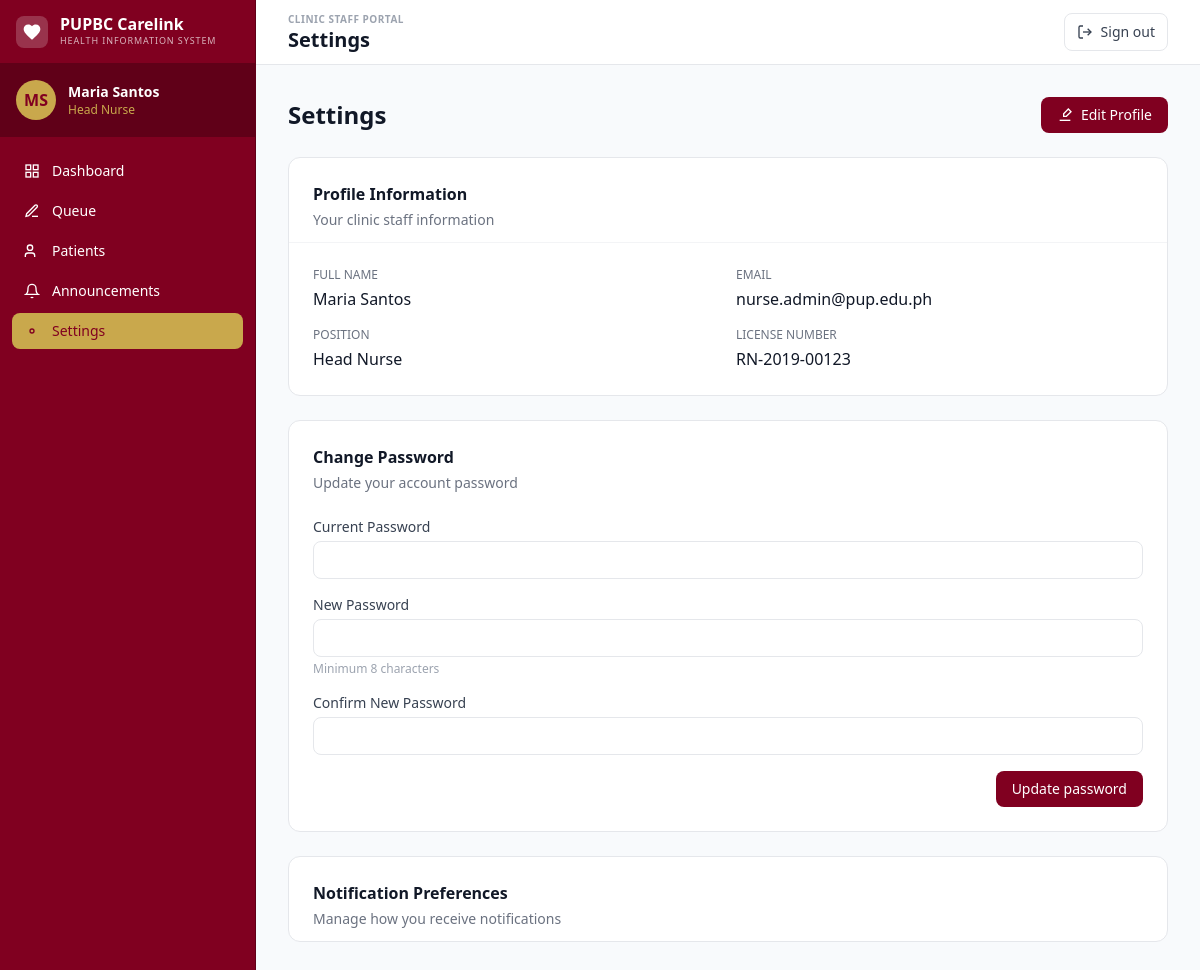
The page /pages/nurse/nurse_settings.php (signed in) on the database its author committed.
### tables this page shows
CREATE TABLE `nurses` (
  `id`             INT UNSIGNED  NOT NULL AUTO_INCREMENT,
  `user_id`        INT UNSIGNED  NOT NULL,
  `position`       VARCHAR(80)   NOT NULL DEFAULT 'Staff Nurse'
                   COMMENT 'Head Nurse / Senior Nurse / Staff Nurse / Clinic Nurse / School Nurse / Health Officer',
  `license_number` VARCHAR(50)   NULL DEFAULT NULL,
  `created_at`     DATETIME      NOT NULL DEFAULT CURRENT_TIMESTAMP,
  `updated_at`     DATETIME      NOT NULL DEFAULT CURRENT_TIMESTAMP
                                 ON UPDATE CURRENT_TIMESTAMP,
  PRIMARY KEY (`id`),
  UNIQUE KEY `uq_nurses_user_id` (`user_id`),
  CONSTRAINT `fk_nurses_user`
    FOREIGN KEY (`user_id`) REFERENCES `users` (`id`)
    ON DELETE CASCADE ON UPDATE CASCADE
);

CREATE TABLE `users` (
  `id`         INT UNSIGNED    NOT NULL AUTO_INCREMENT,
  `email`      VARCHAR(180)    NOT NULL,
  `password`   VARCHAR(255)    NOT NULL COMMENT 'bcrypt hash via password_hash()',
  `role`       ENUM('student','nurse') NOT NULL DEFAULT 'student',
  `first_name` VARCHAR(80)     NOT NULL,
  `last_name`  VARCHAR(80)     NOT NULL,
  `created_at` DATETIME        NOT NULL DEFAULT CURRENT_TIMESTAMP,
  `updated_at` DATETIME        NOT NULL DEFAULT CURRENT_TIMESTAMP
                               ON UPDATE CURRENT_TIMESTAMP,
  PRIMARY KEY (`id`),
  UNIQUE KEY `uq_users_email` (`email`)
);

### pages/nurse/nurse_settings.php (the view, shortened to what this page needs)
<?php
require_once '../../config/db_connect.php';
$nurse_id = $_SESSION['nurse_id'];
$stmt = mysqli_prepare($conn, "SELECT u.first_name, u.last_name, u.email, n.position, n.license_number FROM users u JOIN nurses n ON u.id = n.user_id WHERE n.id = ?");
mysqli_stmt_bind_param($stmt, "i", $nurse_id);
mysqli_stmt_execute($stmt);
$result = mysqli_stmt_get_result($stmt);
$nurse = mysqli_fetch_assoc($result);
$nurse_name = ($nurse['first_name'] ?? 'Nurse') . ' ' . ($nurse['last_name'] ?? '');
$nurse_position = $nurse['position'] ?? 'Head Nurse';
$nurse_email = $nurse['email'] ?? '';
$license_number = $nurse['license_number'] ?? 'N/A';
$initials = strtoupper(substr($nurse['first_name'] ?? 'N', 0, 1) . substr($nurse['last_name'] ?? '', 0, 1));
?>
<!DOCTYPE html>
<html lang="en">
<head>
    <script src="https://cdn.tailwindcss.com"></script>
</head>
<body class="font-sans antialiased text-gray-900">
    <aside class="hidden md:flex md:w-64 md:flex-col md:fixed md:inset-y-0 z-50 bg-[#800020] border-r border-[#600018]">
        <div class="flex h-16 items-center gap-3 px-4 border-b border-[#600018]">
            <div class="flex h-8 w-8 items-center justify-center rounded-lg bg-white/20">
                <svg xmlns="http://www.w3.org/2000/svg" class="h-5 w-5 text-white" viewBox="0 0 24 24" fill="currentColor"><path d="M12 21.35l-1.45-1.32C5.4 15.36 2 12.28 2 8.5 2 5.42 4.42 3 7.5 3c1.74 0 3.41.81 4.5 2.09C13.09 3.81 14.76 3 16.5 3 19.58 3 22 5.42 22 8.5c0 3.78-3.4 6.86-8.55 11.54L12 21.35z"/></svg>
            </div>
            <div>
                <div class="font-bold text-white leading-none">PUPBC Carelink</div>
                <div class="text-[9px] text-white/70 uppercase tracking-widest mt-0.5">Health Information System</div>
            </div>
        </div>
        <div class="flex items-center gap-3 px-4 py-4 border-b border-[#600018] bg-[#600018]">
            <div class="flex h-10 w-10 items-center justify-center rounded-full bg-[#c9a84c] text-[#800020] font-bold"><?php echo $initials; ?></div>
            <div><div class="text-sm font-semibold text-white"><?php echo htmlspecialchars($nurse_name); ?></div><div class="text-xs text-[#c9a84c]"><?php echo htmlspecialchars($nurse_position); ?></div></div>
        </div>
        <div class="flex-1 overflow-y-auto">
            <nav class="space-y-1 px-3 py-4">
                <a href="nurse_dashboard.php" class="flex items-center gap-3 rounded-lg px-3 py-2 text-sm font-medium text-white hover:bg-[#600018] transition-smooth">
                    <svg width="16" height="16" viewBox="0 0 24 24" fill="none" stroke="currentColor" stroke-width="2"><rect x="3" y="3" width="7" height="7"/><rect x="14" y="3" width="7" height="7"/><rect x="3" y="14" width="7" height="7"/><rect x="14" y="14" width="7" height="7"/></svg> Dashboard
                </a>
                <a href="nurse_queue.php" class="flex items-center gap-3 rounded-lg px-3 py-2 text-sm font-medium text-white hover:bg-[#600018] transition-smooth">
                    <svg width="16" height="16" viewBox="0 0 24 24" fill="none" stroke="currentColor" stroke-width="2"><path d="M12 20h9"/><path d="M16.5 3.5a2.121 2.121 0 0 1 3 3L7 19l-4 1 1-4L16.5 3.5z"/></svg> Queue
                </a>
                <a href="nurse_patients.php" class="flex items-center gap-3 rounded-lg px-3 py-2 text-sm font-medium text-white hover:bg-[#600018] transition-smooth">
                    <svg width="16" height="16" viewBox="0 0 24 24" fill="none" stroke="currentColor" stroke-width="2"><path d="M16 21v-2a4 4 0 0 0-4-4H6a4 4 0 0 0-4 4v2"/><circle cx="9" cy="7" r="4"/></svg> Patients
                </a>
                <a href="nurse_announcements.php" class="flex items-center gap-3 rounded-lg px-3 py-2 text-sm font-medium text-white hover:bg-[#600018] transition-smooth">
                    <svg width="16" height="16" viewBox="0 0 24 24" fill="none" stroke="currentColor" stroke-width="2"><path d="M18 8A6 6 0 0 0 6 8c0 7-3 9-3 9h18s-3-2-3-9"/><path d="M13.73 21a2 2 0 0 1-3.46 0"/></svg> Announcements
                </a>
                <a href="nurse_settings.php" class="flex items-center gap-3 rounded-lg px-3 py-2 text-sm font-medium bg-[#c9a84c] text-[#800020] transition-smooth">
                    <svg width="16" height="16" viewBox="0 0 24 24" fill="none" stroke="currentColor" stroke-width="2"><circle cx="12" cy="12" r="3"/></svg> Settings
                </a>
            </nav>
        </div>
    </aside>
    <div class="md:pl-64 flex flex-col min-h-screen">
        <header class="sticky top-0 z-40 bg-white border-b border-gray-200">
            <div class="flex h-16 items-center justify-between px-6 md:px-8">
                <div>
                    <div class="text-[10px] font-bold text-gray-400 tracking-wider uppercase">Clinic Staff Portal</div>
                    <h1 class="text-xl font-bold text-gray-900 leading-tight">Settings</h1>
                </div>
                <div class="flex items-center gap-5">
                    <a href="nurse_logout.php" class="hidden sm:flex items-center gap-2 rounded-lg border border-gray-200 px-3 py-2 text-sm font-medium text-gray-700 hover:bg-gray-50 transition-smooth">
                        <svg width="16" height="16" viewBox="0 0 24 24" fill="none" stroke="currentColor" stroke-width="2"><path d="M9 21H5a2 2 0 0 1-2-2V5a2 2 0 0 1 2-2h4"/><polyline points="16 17 21 12 16 7"/><line x1="21" y1="12" x2="9" y2="12"/></svg>
                        Sign out
                    </a>
                </div>
            </div>
        </header>
        <main class="flex-1 p-4 md:p-8 pb-20 md:pb-8">
            <div class="animate-fade-in max-w-4xl mx-auto">
                <div class="flex items-center justify-between mb-6">
                    <h1 class="text-2xl font-bold text-gray-900">Settings</h1>
                    <button onclick="openEditModal()" class="inline-flex items-center gap-2 rounded-lg bg-[#800020] px-4 py-2 text-sm font-medium text-white hover:bg-[#600018] transition-smooth">
                        <svg xmlns="http://www.w3.org/2000/svg" width="16" height="16" viewBox="0 0 24 24" fill="none" stroke="currentColor" stroke-width="2"><path d="M17 3l4 4-7 7H10v-4l7-7z"/><path d="M4 20h16"/></svg>
                        Edit Profile
                    </button>
                </div>
                <div class="rounded-xl border border-gray-200 bg-white shadow-card mb-6">
                    <div class="p-6 pb-3 border-b border-gray-100">
                        <h3 class="text-base font-semibold text-gray-900">Profile Information</h3>
                        <p class="text-sm text-gray-500 mt-1">Your clinic staff information</p>
                    </div>
                    <div class="p-6">
                        <div class="grid gap-4 md:grid-cols-2">
                            <div><label class="block text-xs font-medium text-gray-500 uppercase mb-1">Full Name</label><p class="text-gray-900 font-medium"><?php echo htmlspecialchars($nurse_name); ?></p></div>
                            <div><label class="block text-xs font-medium text-gray-500 uppercase mb-1">Email</label><p class="text-gray-900 font-medium"><?php echo htmlspecialchars($nurse_email); ?></p></div>
                            <div><label class="block text-xs font-medium text-gray-500 uppercase mb-1">Position</label><p class="text-gray-900 font-medium"><?php echo htmlspecialchars($nurse_position); ?></p></div>
                            <div><label class="block text-xs font-medium text-gray-500 uppercase mb-1">License Number</label><p class="text-gray-900 font-medium"><?php echo htmlspecialchars($license_number); ?></p></div>
                        </div>
                    </div>
                </div>
                <div class="rounded-xl border border-gray-200 bg-white shadow-card mb-6">
                    <div class="p-6 pb-3">
                        <h3 class="text-base font-semibold text-gray-900">Change Password</h3>
                        <p class="text-sm text-gray-500 mt-1">Update your account password</p>
                    </div>
                    <div class="p-6 pt-3">
                        <form method="POST" class="space-y-4">
                            <div><label class="block text-sm font-medium text-gray-700 mb-1">Current Password</label><input type="password" name="current_password" required class="w-full rounded-lg border border-gray-200 px-3 py-2 text-sm focus:outline-none focus:ring-2 focus:ring-[#800020]/20 focus:border-[#800020]"></div>
                            <div><label class="block text-sm font-medium text-gray-700 mb-1">New Password</label><input type="password" name="new_password" required class="w-full rounded-lg border border-gray-200 px-3 py-2 text-sm focus:outline-none focus:ring-2 focus:ring-[#800020]/20 focus:border-[#800020]"><p class="mt-1 text-xs text-gray-400">Minimum 8 characters</p></div>
                            <div><label class="block text-sm font-medium text-gray-700 mb-1">Confirm New Password</label><input type="password" name="confirm_password" required class="w-full rounded-lg border border-gray-200 px-3 py-2 text-sm focus:outline-none focus:ring-2 focus:ring-[#800020]/20 focus:border-[#800020]"></div>
                            <div class="flex justify-end"><button type="submit" name="change_password" class="inline-flex items-center gap-2 rounded-lg bg-[#800020] px-4 py-2 text-sm font-medium text-white hover:bg-[#600018]">Update password</button></div>
                        </form>
                    </div>
                </div>
                <div class="rounded-xl border border-gray-200 bg-white shadow-card mb-6">
                    <div class="p-6 pb-3">
                        <h3 class="text-base font-semibold text-gray-900">Notification Preferences</h3>
                        <p class="text-sm text-gray-500 mt-1">Manage how you receive notifications</p>
                    </div>
                </div>
            </div>
        </main>
    </div>
</body>
</html>

### pages/nurse/nurse_settings.php (style rules this page uses)
.animate-fade-in { animation:fadeIn 0.5s ease-out }
.transition-smooth { transition:all 0.3s ease }
body { background-color:#f8fafc }

### rows shown on the page
nurses: user.last_name "MS", user.last_name "Maria Santos", position "Head Nurse", user.email "nurse.admin@pup.edu.ph", license_number "RN-2019-00123"
